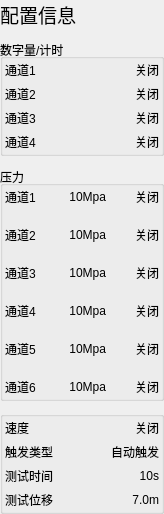
<?xml version="1.0" encoding="UTF-8"?>
<ui version="4.0">
 <class>Configuration</class>
 <widget class="QWidget" name="Configuration">
  <property name="geometry">
   <rect>
    <x>0</x>
    <y>0</y>
    <width>164</width>
    <height>498</height>
   </rect>
  </property>
  <property name="windowTitle">
   <string>Form</string>
  </property>
  <layout class="QVBoxLayout" name="verticalLayout">
   <property name="spacing">
    <number>10</number>
   </property>
   <property name="margin">
    <number>0</number>
   </property>
   <item>
    <widget class="QLabel" name="label_4">
     <property name="sizePolicy">
      <sizepolicy hsizetype="Preferred" vsizetype="Fixed">
       <horstretch>0</horstretch>
       <verstretch>0</verstretch>
      </sizepolicy>
     </property>
     <property name="text">
      <string>&lt;html&gt;&lt;head/&gt;&lt;body&gt;&lt;p&gt;&lt;span style=&quot; font-size:14pt;&quot;&gt;配置信息&lt;/span&gt;&lt;/p&gt;&lt;/body&gt;&lt;/html&gt;</string>
     </property>
    </widget>
   </item>
   <item>
    <widget class="QGroupBox" name="groupBox_2">
     <property name="sizePolicy">
      <sizepolicy hsizetype="Preferred" vsizetype="Preferred">
       <horstretch>0</horstretch>
       <verstretch>0</verstretch>
      </sizepolicy>
     </property>
     <property name="title">
      <string>数字量/计时</string>
     </property>
     <property name="alignment">
      <set>Qt::AlignLeading|Qt::AlignLeft|Qt::AlignVCenter</set>
     </property>
     <layout class="QGridLayout" name="gridLayout_2">
      <property name="margin">
       <number>2</number>
      </property>
      <item row="2" column="1">
       <widget class="QLabel" name="dswitch_lbl3">
        <property name="text">
         <string>关闭</string>
        </property>
        <property name="alignment">
         <set>Qt::AlignRight|Qt::AlignTrailing|Qt::AlignVCenter</set>
        </property>
       </widget>
      </item>
      <item row="2" column="0">
       <widget class="QLabel" name="dchannel_lbl3">
        <property name="text">
         <string>通道3</string>
        </property>
       </widget>
      </item>
      <item row="1" column="1">
       <widget class="QLabel" name="dswitch_lbl2">
        <property name="text">
         <string>关闭</string>
        </property>
        <property name="alignment">
         <set>Qt::AlignRight|Qt::AlignTrailing|Qt::AlignVCenter</set>
        </property>
       </widget>
      </item>
      <item row="0" column="1">
       <widget class="QLabel" name="dswitch_lbl1">
        <property name="text">
         <string>关闭</string>
        </property>
        <property name="alignment">
         <set>Qt::AlignRight|Qt::AlignTrailing|Qt::AlignVCenter</set>
        </property>
       </widget>
      </item>
      <item row="3" column="0">
       <widget class="QLabel" name="dchannel_lbl4">
        <property name="text">
         <string>通道4</string>
        </property>
       </widget>
      </item>
      <item row="1" column="0">
       <widget class="QLabel" name="dchannel_lbl2">
        <property name="text">
         <string>通道2</string>
        </property>
       </widget>
      </item>
      <item row="3" column="1">
       <widget class="QLabel" name="dswitch_lbl4">
        <property name="text">
         <string>关闭</string>
        </property>
        <property name="alignment">
         <set>Qt::AlignRight|Qt::AlignTrailing|Qt::AlignVCenter</set>
        </property>
       </widget>
      </item>
      <item row="0" column="0">
       <widget class="QLabel" name="dchannel_lbl1">
        <property name="text">
         <string>通道1</string>
        </property>
       </widget>
      </item>
     </layout>
    </widget>
   </item>
   <item>
    <widget class="QGroupBox" name="groupBox">
     <property name="sizePolicy">
      <sizepolicy hsizetype="Preferred" vsizetype="Preferred">
       <horstretch>0</horstretch>
       <verstretch>0</verstretch>
      </sizepolicy>
     </property>
     <property name="title">
      <string>压力</string>
     </property>
     <property name="alignment">
      <set>Qt::AlignLeading|Qt::AlignLeft|Qt::AlignVCenter</set>
     </property>
     <layout class="QGridLayout" name="gridLayout">
      <property name="horizontalSpacing">
       <number>6</number>
      </property>
      <property name="verticalSpacing">
       <number>20</number>
      </property>
      <property name="margin">
       <number>2</number>
      </property>
      <item row="0" column="2">
       <widget class="QLabel" name="pswitch_lbl1">
        <property name="frameShape">
         <enum>QFrame::NoFrame</enum>
        </property>
        <property name="text">
         <string>关闭</string>
        </property>
        <property name="alignment">
         <set>Qt::AlignRight|Qt::AlignTrailing|Qt::AlignVCenter</set>
        </property>
       </widget>
      </item>
      <item row="4" column="1">
       <widget class="QLabel" name="prange_lbl5">
        <property name="text">
         <string>10Mpa</string>
        </property>
        <property name="alignment">
         <set>Qt::AlignRight|Qt::AlignTrailing|Qt::AlignVCenter</set>
        </property>
       </widget>
      </item>
      <item row="0" column="1">
       <widget class="QLabel" name="prange_lbl1">
        <property name="frameShape">
         <enum>QFrame::NoFrame</enum>
        </property>
        <property name="text">
         <string>10Mpa</string>
        </property>
        <property name="alignment">
         <set>Qt::AlignRight|Qt::AlignTrailing|Qt::AlignVCenter</set>
        </property>
       </widget>
      </item>
      <item row="5" column="0">
       <widget class="QLabel" name="pchannel_lbl6">
        <property name="text">
         <string>通道6</string>
        </property>
       </widget>
      </item>
      <item row="3" column="2">
       <widget class="QLabel" name="pswitch_lbl4">
        <property name="text">
         <string>关闭</string>
        </property>
        <property name="alignment">
         <set>Qt::AlignRight|Qt::AlignTrailing|Qt::AlignVCenter</set>
        </property>
       </widget>
      </item>
      <item row="4" column="2">
       <widget class="QLabel" name="pswitch_lbl5">
        <property name="text">
         <string>关闭</string>
        </property>
        <property name="alignment">
         <set>Qt::AlignRight|Qt::AlignTrailing|Qt::AlignVCenter</set>
        </property>
       </widget>
      </item>
      <item row="5" column="1">
       <widget class="QLabel" name="prange_lbl6">
        <property name="text">
         <string>10Mpa</string>
        </property>
        <property name="alignment">
         <set>Qt::AlignRight|Qt::AlignTrailing|Qt::AlignVCenter</set>
        </property>
       </widget>
      </item>
      <item row="5" column="2">
       <widget class="QLabel" name="pswitch_lbl6">
        <property name="text">
         <string>关闭</string>
        </property>
        <property name="alignment">
         <set>Qt::AlignRight|Qt::AlignTrailing|Qt::AlignVCenter</set>
        </property>
       </widget>
      </item>
      <item row="1" column="1">
       <widget class="QLabel" name="prange_lbl2">
        <property name="text">
         <string>10Mpa</string>
        </property>
        <property name="alignment">
         <set>Qt::AlignRight|Qt::AlignTrailing|Qt::AlignVCenter</set>
        </property>
       </widget>
      </item>
      <item row="2" column="0">
       <widget class="QLabel" name="pchannel_lbl3">
        <property name="text">
         <string>通道3</string>
        </property>
       </widget>
      </item>
      <item row="4" column="0">
       <widget class="QLabel" name="pchannel_lbl5">
        <property name="text">
         <string>通道5</string>
        </property>
       </widget>
      </item>
      <item row="2" column="2">
       <widget class="QLabel" name="pswitch_lbl3">
        <property name="text">
         <string>关闭</string>
        </property>
        <property name="alignment">
         <set>Qt::AlignRight|Qt::AlignTrailing|Qt::AlignVCenter</set>
        </property>
       </widget>
      </item>
      <item row="0" column="0">
       <widget class="QLabel" name="pchannel_lbl1">
        <property name="frameShape">
         <enum>QFrame::NoFrame</enum>
        </property>
        <property name="frameShadow">
         <enum>QFrame::Sunken</enum>
        </property>
        <property name="text">
         <string>通道1</string>
        </property>
       </widget>
      </item>
      <item row="3" column="0">
       <widget class="QLabel" name="pchannel_lbl4">
        <property name="text">
         <string>通道4</string>
        </property>
       </widget>
      </item>
      <item row="2" column="1">
       <widget class="QLabel" name="prange_lbl3">
        <property name="text">
         <string>10Mpa</string>
        </property>
        <property name="alignment">
         <set>Qt::AlignRight|Qt::AlignTrailing|Qt::AlignVCenter</set>
        </property>
       </widget>
      </item>
      <item row="3" column="1">
       <widget class="QLabel" name="prange_lbl4">
        <property name="text">
         <string>10Mpa</string>
        </property>
        <property name="alignment">
         <set>Qt::AlignRight|Qt::AlignTrailing|Qt::AlignVCenter</set>
        </property>
       </widget>
      </item>
      <item row="1" column="0">
       <widget class="QLabel" name="pchannel_lbl2">
        <property name="text">
         <string>通道2</string>
        </property>
       </widget>
      </item>
      <item row="1" column="2">
       <widget class="QLabel" name="pswitch_lbl2">
        <property name="text">
         <string>关闭</string>
        </property>
        <property name="alignment">
         <set>Qt::AlignRight|Qt::AlignTrailing|Qt::AlignVCenter</set>
        </property>
       </widget>
      </item>
     </layout>
    </widget>
   </item>
   <item>
    <widget class="QGroupBox" name="groupBox_3">
     <property name="title">
      <string/>
     </property>
     <layout class="QGridLayout" name="gridLayout_3">
      <property name="margin">
       <number>2</number>
      </property>
      <item row="0" column="0">
       <widget class="QLabel" name="speed_lbl">
        <property name="text">
         <string>速度</string>
        </property>
       </widget>
      </item>
      <item row="0" column="1">
       <widget class="QLabel" name="spswitch_lbl">
        <property name="text">
         <string>关闭</string>
        </property>
        <property name="alignment">
         <set>Qt::AlignRight|Qt::AlignTrailing|Qt::AlignVCenter</set>
        </property>
       </widget>
      </item>
      <item row="3" column="1">
       <widget class="QLabel" name="distance_lbl">
        <property name="text">
         <string>7.0m</string>
        </property>
        <property name="alignment">
         <set>Qt::AlignRight|Qt::AlignTrailing|Qt::AlignVCenter</set>
        </property>
       </widget>
      </item>
      <item row="2" column="1">
       <widget class="QLabel" name="time_lbl">
        <property name="text">
         <string>10s</string>
        </property>
        <property name="alignment">
         <set>Qt::AlignRight|Qt::AlignTrailing|Qt::AlignVCenter</set>
        </property>
       </widget>
      </item>
      <item row="2" column="0">
       <widget class="QLabel" name="ttime_lbl">
        <property name="text">
         <string>测试时间</string>
        </property>
       </widget>
      </item>
      <item row="3" column="0">
       <widget class="QLabel" name="ddistance_lbl">
        <property name="text">
         <string>测试位移</string>
        </property>
       </widget>
      </item>
      <item row="1" column="0">
       <widget class="QLabel" name="tri_lbl">
        <property name="text">
         <string>触发类型</string>
        </property>
       </widget>
      </item>
      <item row="1" column="1">
       <widget class="QLabel" name="trigger_lbl">
        <property name="text">
         <string>自动触发</string>
        </property>
        <property name="alignment">
         <set>Qt::AlignRight|Qt::AlignTrailing|Qt::AlignVCenter</set>
        </property>
       </widget>
      </item>
     </layout>
    </widget>
   </item>
  </layout>
 </widget>
 <resources>
  <include location="Icons/Icons.qrc"/>
 </resources>
 <connections/>
</ui>
